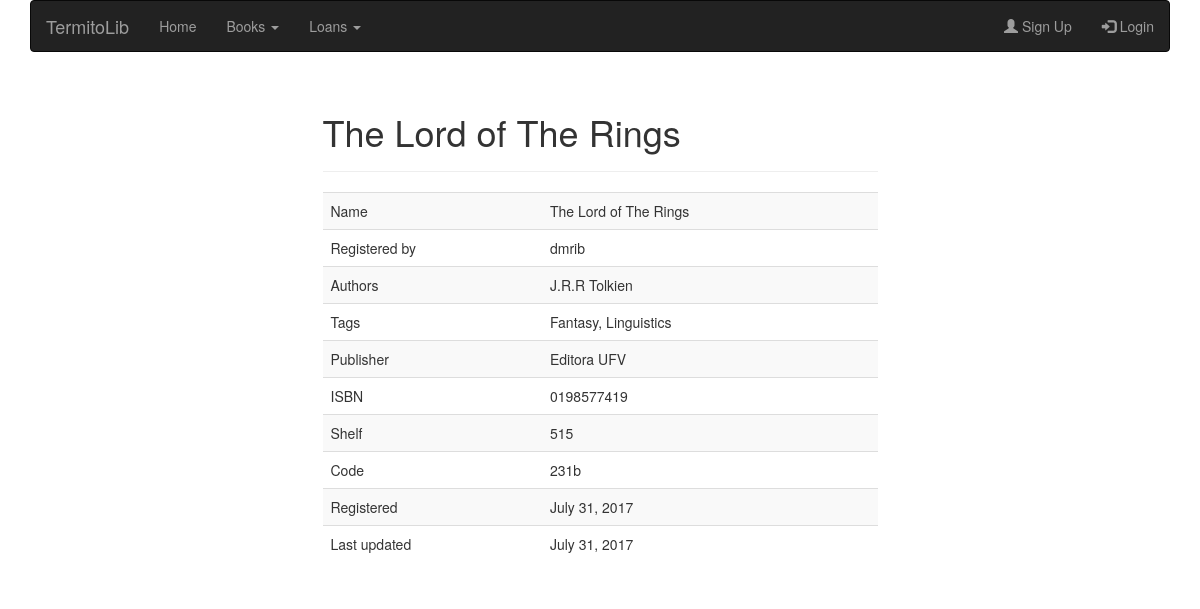
The app's page /books/7/ with its own data.
### books/models.py (models this page shows, shortened)
class Book(models.Model):
    registered_by = models.ForeignKey(settings.AUTH_USER_MODEL)
    name = models.CharField(max_length=200, unique=True)
    authors = models.TextField(max_length=500, help_text='Separate each item by comma.')
    tags = models.TextField(help_text='Separate each item by comma.', blank=True, null=True)
    publisher = models.CharField(max_length=200)
    isbn = models.CharField(max_length=200, unique=True)
    shelf = models.CharField(max_length=10)
    code = models.CharField(max_length=10, unique=True)
    copies = models.PositiveIntegerField()
    registered = models.DateTimeField(auto_now_add=True)
    updated = models.DateTimeField(auto_now=True)
    class Meta:
        ordering = ['name', 'code']

### books/views.py (the view)
# urls.py: url(r'^(?P<pk>[-\w]+)/$', BookDetailView.as_view(), name='book-detail'),
class BookDetailView(DetailView):
    model = Book
    context_object_name = 'book'

### books/templates/books/book_detail.html (shortened to what this page needs)
{% extends "layout.html" %}
{% block page_title %}{{ book.name }}{% endblock %}
{% block content %}
<div class="table-responsive">
    <table class="table table-striped">
        <tbody>
            <tr>
                <td>Name</td>
                <td>{{ book.name }}</td>
            </tr>
            <tr>
                <td>Registered by</td>
                <td>{{ book.registered_by.username }}</td>
            </tr>
            <tr>
                <td>Authors</td>
                <td>{{ book.authors }}</td>
            </tr>
            <tr>
                <td>Tags</td>
                <td>{{ book.tags }}</td>
            </tr>
            <tr>
                <td>Publisher</td>
                <td>{{ book.publisher }}</td>
            </tr>
            <tr>
                <td>ISBN</td>
                <td>{{ book.isbn }}</td>
            </tr>
            <tr>
                <td>Shelf</td>
                <td>{{ book.shelf }}</td>
            </tr>
            <tr>
                <td>Code</td>
                <td>{{ book.code }}</td>
            </tr>
            <tr>
                <td>Registered</td>
                <td>{{ book.registered|date }}</td>
            </tr>
            <tr>
                <td>Last updated</td>
                <td>{{ book.updated|date }}</td>
            </tr>
    </table>
</div>
{% endblock%}

### records on screen
Book: name "The Lord of The Rings", registered_by.username "dmrib", authors "J.R.R Tolkien", tags "Fantasy, Linguistics", publisher "Editora UFV", isbn "0198577419", shelf "515", code "231b", registered "July 31, 2017", updated "July 31, 2017"
